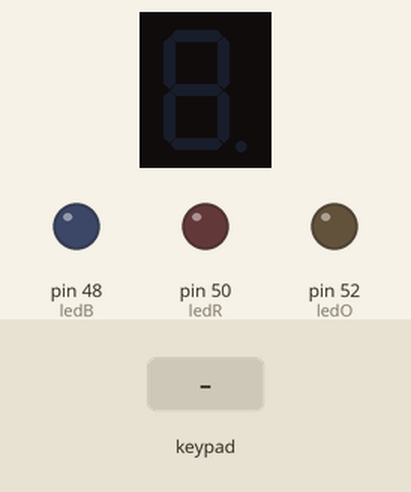
The sketch below on a simulated Arduino Mega 2560, built with avr-gcc and run on an emulated ATmega2560. Shown: 1-digit seven-segment display, output pins drawn as LEDs (lit = HIGH). Wiring (inferred from the names in the program): 1-digit 7-segment display, segments lit when HIGH: segments pin 31, pin 33, pin 35, pin 37, pin 39, pin 41, pin 43. Dashed ring = blinking. The test bench sets the inputs (shaded band). The segment pins are drawn as the display they are named for; pins used as bus, display or sensor lines are not drawn; what the sketch prints to the serial monitor is not drawn.

Above: at 1.2 s.
1.3 s: key '#' pressed
At 3.3 s:
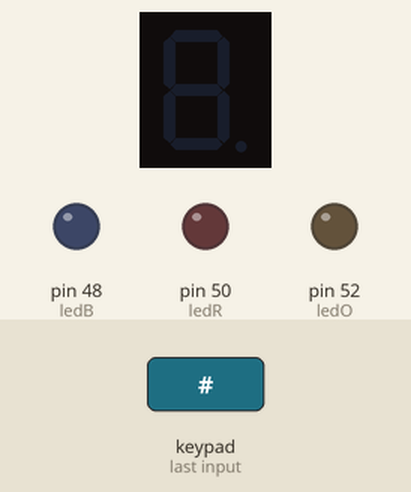
4.3 s: keypad keys 5 4 1 2 3 6 A B pressed 0.4 s apart
At 4.82 s:
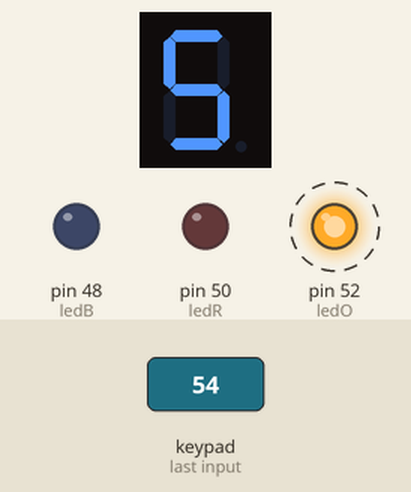
9.0 s: keypad keys 5 4 1 2 3 6 A B # pressed 0.4 s apart
At 12.58 s:
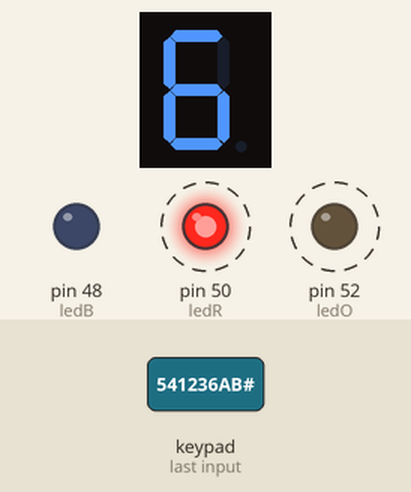
14.9 s: keypad keys 9 8 7 6 * pressed 0.4 s apart
At 16.23 s:
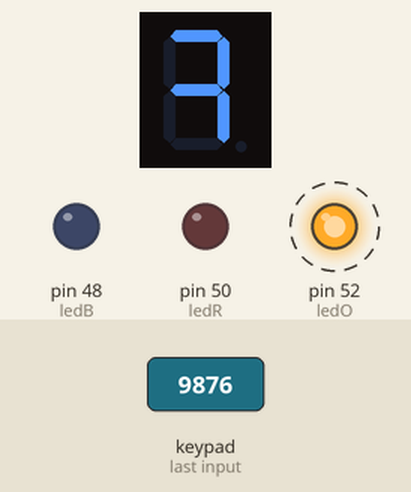
18.4 s: key '0' pressed
At 19.3 s:
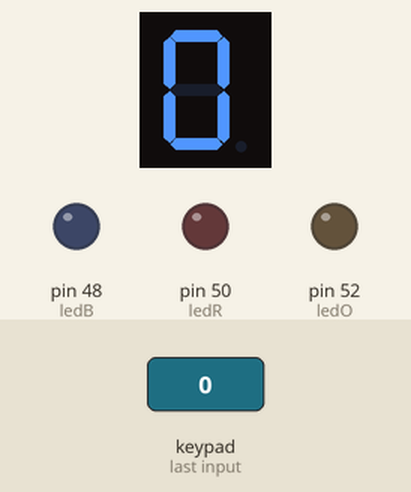
20.1 s: key 'C' pressed
At 20.23 s:
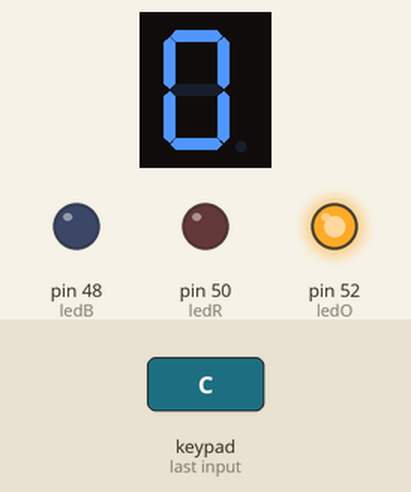
Timing chart, 0 to 22.8 s (numbered marks = the images above; inputs shaded):
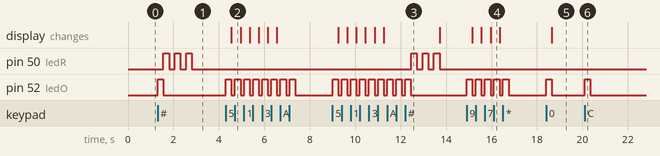

Measured:
- after the input at 1.3 s, pin 50 (ledR): alternates HIGH for 0.25 s and LOW for 0.25 s, 6 changes in all, then stays LOW, starting after 0.26 s; pin 52 (ledO): LOW → HIGH at once, → LOW 0.25 s later
- after the input at 4.3 s, pin 52 (ledO): alternates HIGH for 0.25 s and LOW for 0.15 s, 16 changes in all, then stays LOW, starting at once; the display: changes after 0.25 s (image 2)
- after the input at 9.0 s, pin 50 (ledR): alternates HIGH for 0.25 s and LOW for 0.25 s, 6 changes in all, then stays LOW, starting after 3.5 s; pin 52 (ledO): alternates HIGH for 0.25 s and LOW for 0.15 s, 18 changes in all, then stays LOW, starting at once; the display: first changes after 0.25 s (image 3 shows a later state)
- after the input at 14.9 s, pin 52 (ledO): alternates HIGH for 0.25 s and LOW for 0.15 s, 10 changes in all, then stays LOW, starting at once; the display: first changes after 0.25 s (image 4 shows a later state)
- after the input at 18.4 s, pin 52 (ledO): LOW → HIGH at once, → LOW 0.25 s later; the display: changes after 0.25 s (image 5)
- after the input at 20.1 s, pin 52 (ledO): LOW → HIGH at once, → LOW 0.25 s later

The sketch:

KP7SD.ino
```cpp
#include <Keypad.h>

int pinA = 31;
int pinB = 33;
int pinC = 35;
int pinD = 37;
int pinE = 39;
int pinF = 41;
int pinG = 43;

int ledB = 48;
int ledR = 50;
int ledO = 52;

int delayTime = 250;

const byte rows = 4;
const byte cols = 4;

char keys[rows][cols] = {
  {'1','2','3','A'},
  {'4','5','6','B'},
  {'7','8','9','C'},
  {'*','0','#','D'}
  };

byte rowPins[rows] = {9,8,7,6};
byte colPins[cols] = {5,4,3,2};

const String password = "541236AB";
String result;
String typePass;

Keypad keyPressed = Keypad(makeKeymap(keys), rowPins, colPins, rows, cols);

void setup() {
 Serial.begin(9600);

 pinMode(pinA, OUTPUT);
 pinMode(pinB, OUTPUT);
 pinMode(pinC, OUTPUT);
 pinMode(pinD, OUTPUT);
 pinMode(pinE, OUTPUT);
 pinMode(pinF, OUTPUT);
 pinMode(pinG, OUTPUT);
 pinMode(ledB, OUTPUT);
 pinMode(ledR, OUTPUT);
 pinMode(ledO, OUTPUT);
}

void loop() {
  char customKey = keyPressed.getKey();

  if(customKey)
  {
    Serial.print(customKey);
    digitalWrite(ledO, HIGH);
    delay(delayTime);
    digitalWrite(ledO, LOW);

    if(customKey == '*'){
    typePass = "";
    Serial.println("CLEAR");
    }
    else if(customKey == '#')
    {
      if(password == typePass)
      {
        result = "CORRECT";
        Serial.println("\nPASSWORD: " + password);
        Serial.println("TYPED PASSWORD: " + typePass);
        Serial.println("RESULT: " + result);

        off();
        digitalWrite(ledB, HIGH);
        delay(delayTime);
        digitalWrite(ledB, LOW);
        delay(delayTime);
        digitalWrite(ledB, HIGH);
        delay(delayTime);
        digitalWrite(ledB, LOW);
        delay(delayTime);
        digitalWrite(ledB, HIGH);
        delay(delayTime);
        digitalWrite(ledB, LOW);
      }

      else
      {
        result = "INCORRECT";
        Serial.println("\nPASSWORD: " + password);
        Serial.println("TYPED PASSWORD: " + typePass);
        Serial.println("RESULT: " + result);

        digitalWrite(ledR, HIGH);
        delay(delayTime);
        digitalWrite(ledR, LOW);
        delay(delayTime);
        digitalWrite(ledR, HIGH);
        delay(delayTime);
        digitalWrite(ledR, LOW);
        delay(delayTime);
        digitalWrite(ledR, HIGH);
        delay(delayTime);
        digitalWrite(ledR, LOW);
        off();
      }
      typePass = "";
    }
    else
    {
      typePass += customKey;
    }
  }

  if(customKey == '1'){
    one();
    }
  if(customKey == '2'){
    two();
    }
  if(customKey == '3'){
    three();
    }
  if(customKey == '4'){
    four();
    }
  if(customKey == '5'){
    five();
    }
  if(customKey == '6'){
    six();
    }
  if(customKey == '7'){
    seven();
    }
  if(customKey == '8'){
    eight();
    }
  if(customKey == '9'){
    nine();
    }
  if(customKey == '0'){
    zero();
    }
}

//SEVEN SEGMENT DISPLAY
void one(){
  digitalWrite(pinA, LOW);
  digitalWrite(pinB, HIGH);
  digitalWrite(pinC, HIGH);
  digitalWrite(pinD, LOW);
  digitalWrite(pinE, LOW);
  digitalWrite(pinF, LOW);
  digitalWrite(pinG, LOW);
  }

void two(){
  digitalWrite(pinA, HIGH);
  digitalWrite(pinB, HIGH);
  digitalWrite(pinC, LOW);
  digitalWrite(pinD, HIGH);
  digitalWrite(pinE, HIGH);
  digitalWrite(pinF, LOW);
  digitalWrite(pinG, HIGH);
  }

void three(){
  digitalWrite(pinA, HIGH);
  digitalWrite(pinB, HIGH);
  digitalWrite(pinC, HIGH);
  digitalWrite(pinD, HIGH);
  digitalWrite(pinE, LOW);
  digitalWrite(pinF, LOW);
  digitalWrite(pinG, HIGH);
  }

void four(){
  digitalWrite(pinA, LOW);
  digitalWrite(pinB, HIGH);
  digitalWrite(pinC, HIGH);
  digitalWrite(pinD, LOW);
  digitalWrite(pinE, LOW);
  digitalWrite(pinF, HIGH);
  digitalWrite(pinG, HIGH);
  }

void five(){
  digitalWrite(pinA, HIGH);
  digitalWrite(pinB, LOW);
  digitalWrite(pinC, HIGH);
  digitalWrite(pinD, HIGH);
  digitalWrite(pinE, LOW);
  digitalWrite(pinF, HIGH);
  digitalWrite(pinG, HIGH);
  }

void six(){
  digitalWrite(pinA, HIGH);
  digitalWrite(pinB, LOW);
  digitalWrite(pinC, HIGH);
  digitalWrite(pinD, HIGH);
  digitalWrite(pinE, HIGH);
  digitalWrite(pinF, HIGH);
  digitalWrite(pinG, HIGH);
  }

void seven(){
  digitalWrite(pinA, HIGH);
  digitalWrite(pinB, HIGH);
  digitalWrite(pinC, HIGH);
  digitalWrite(pinD, LOW);
  digitalWrite(pinE, LOW);
  digitalWrite(pinF, LOW);
  digitalWrite(pinG, HIGH);
  }
void eight(){
  digitalWrite(pinA, HIGH);
  digitalWrite(pinB, HIGH);
  digitalWrite(pinC, HIGH);
  digitalWrite(pinD, HIGH);
  digitalWrite(pinE, HIGH);
  digitalWrite(pinF, HIGH);
  digitalWrite(pinG, HIGH);
  }

void nine(){
  digitalWrite(pinA, HIGH);
  digitalWrite(pinB, HIGH);
  digitalWrite(pinC, HIGH);
  digitalWrite(pinD, LOW);
  digitalWrite(pinE, LOW);
  digitalWrite(pinF, HIGH);
  digitalWrite(pinG, HIGH);
  }

void zero(){
  digitalWrite(pinA, HIGH);
  digitalWrite(pinB, HIGH);
  digitalWrite(pinC, HIGH);
  digitalWrite(pinD, HIGH);
  digitalWrite(pinE, HIGH);
  digitalWrite(pinF, HIGH);
  digitalWrite(pinG, LOW);
}

void off(){
  digitalWrite(pinA, LOW);
  digitalWrite(pinB, LOW);
  digitalWrite(pinC, LOW);
  digitalWrite(pinD, LOW);
  digitalWrite(pinE, LOW);
  digitalWrite(pinF, LOW);
  digitalWrite(pinG, LOW);
}
```
